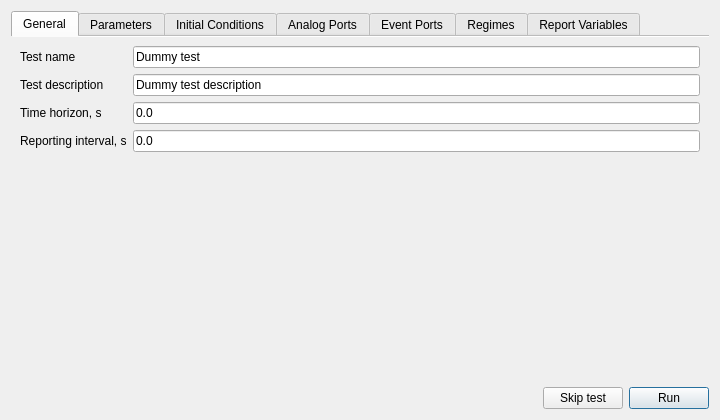
<?xml version="1.0" encoding="UTF-8"?>
<ui version="4.0">
 <class>ninemlTester</class>
 <widget class="QDialog" name="ninemlTester">
  <property name="geometry">
   <rect>
    <x>0</x>
    <y>0</y>
    <width>720</width>
    <height>420</height>
   </rect>
  </property>
  <property name="windowTitle">
   <string>NineML Component Tester</string>
  </property>
  <layout class="QVBoxLayout" name="verticalLayout_5">
   <item>
    <widget class="QTabWidget" name="tabWidget">
     <property name="tabPosition">
      <enum>QTabWidget::North</enum>
     </property>
     <property name="tabShape">
      <enum>QTabWidget::Rounded</enum>
     </property>
     <property name="currentIndex">
      <number>0</number>
     </property>
     <property name="documentMode">
      <bool>true</bool>
     </property>
     <widget class="QWidget" name="tab_1">
      <attribute name="title">
       <string>General</string>
      </attribute>
      <layout class="QVBoxLayout" name="verticalLayout_6">
       <item>
        <layout class="QFormLayout" name="formLayout">
         <property name="fieldGrowthPolicy">
          <enum>QFormLayout::AllNonFixedFieldsGrow</enum>
         </property>
         <item row="2" column="0">
          <widget class="QLabel" name="timeHorizonLabel">
           <property name="text">
            <string>Time horizon, s</string>
           </property>
          </widget>
         </item>
         <item row="2" column="1">
          <widget class="QLineEdit" name="timeHorizonSLineEdit">
           <property name="inputMask">
            <string/>
           </property>
           <property name="text">
            <string>0.0</string>
           </property>
          </widget>
         </item>
         <item row="3" column="0">
          <widget class="QLabel" name="reportingIntervalLabel">
           <property name="text">
            <string>Reporting interval, s</string>
           </property>
          </widget>
         </item>
         <item row="3" column="1">
          <widget class="QLineEdit" name="reportingIntervalSLineEdit">
           <property name="text">
            <string>0.0</string>
           </property>
          </widget>
         </item>
         <item row="0" column="0">
          <widget class="QLabel" name="testNameLabel">
           <property name="text">
            <string>Test name</string>
           </property>
          </widget>
         </item>
         <item row="0" column="1">
          <widget class="QLineEdit" name="testNameLineEdit">
           <property name="text">
            <string>Dummy test</string>
           </property>
          </widget>
         </item>
         <item row="1" column="0">
          <widget class="QLabel" name="testDescriptionLabel">
           <property name="text">
            <string>Test description</string>
           </property>
          </widget>
         </item>
         <item row="1" column="1">
          <widget class="QLineEdit" name="testDescriptionLineEdit">
           <property name="text">
            <string>Dummy test description</string>
           </property>
          </widget>
         </item>
        </layout>
       </item>
      </layout>
     </widget>
     <widget class="QWidget" name="tab_2">
      <attribute name="title">
       <string>Parameters</string>
      </attribute>
      <layout class="QVBoxLayout" name="verticalLayout_4">
       <item>
        <widget class="QTreeWidget" name="treeParameters">
         <property name="alternatingRowColors">
          <bool>true</bool>
         </property>
         <attribute name="headerDefaultSectionSize">
          <number>300</number>
         </attribute>
         <attribute name="headerMinimumSectionSize">
          <number>100</number>
         </attribute>
         <attribute name="headerDefaultSectionSize">
          <number>300</number>
         </attribute>
         <attribute name="headerMinimumSectionSize">
          <number>100</number>
         </attribute>
         <column>
          <property name="text">
           <string>Name</string>
          </property>
         </column>
         <column>
          <property name="text">
           <string>Value</string>
          </property>
         </column>
        </widget>
       </item>
      </layout>
     </widget>
     <widget class="QWidget" name="tab_3">
      <attribute name="title">
       <string>Initial Conditions</string>
      </attribute>
      <layout class="QVBoxLayout" name="verticalLayout_3">
       <item>
        <widget class="QTreeWidget" name="treeInitialConditions">
         <property name="alternatingRowColors">
          <bool>true</bool>
         </property>
         <attribute name="headerDefaultSectionSize">
          <number>300</number>
         </attribute>
         <attribute name="headerMinimumSectionSize">
          <number>100</number>
         </attribute>
         <attribute name="headerDefaultSectionSize">
          <number>300</number>
         </attribute>
         <attribute name="headerMinimumSectionSize">
          <number>100</number>
         </attribute>
         <column>
          <property name="text">
           <string>Name</string>
          </property>
         </column>
         <column>
          <property name="text">
           <string>Value</string>
          </property>
         </column>
        </widget>
       </item>
      </layout>
     </widget>
     <widget class="QWidget" name="tab_4">
      <attribute name="title">
       <string>Analog Ports</string>
      </attribute>
      <layout class="QVBoxLayout" name="verticalLayout_2">
       <item>
        <widget class="QTreeWidget" name="treeAnalogPorts">
         <property name="editTriggers">
          <set>QAbstractItemView::NoEditTriggers</set>
         </property>
         <property name="alternatingRowColors">
          <bool>true</bool>
         </property>
         <attribute name="headerDefaultSectionSize">
          <number>300</number>
         </attribute>
         <attribute name="headerMinimumSectionSize">
          <number>100</number>
         </attribute>
         <attribute name="headerDefaultSectionSize">
          <number>300</number>
         </attribute>
         <attribute name="headerMinimumSectionSize">
          <number>100</number>
         </attribute>
         <column>
          <property name="text">
           <string>Name</string>
          </property>
         </column>
         <column>
          <property name="text">
           <string>Value</string>
          </property>
         </column>
        </widget>
       </item>
      </layout>
     </widget>
     <widget class="QWidget" name="tab_6">
      <property name="enabled">
       <bool>true</bool>
      </property>
      <attribute name="title">
       <string>Event Ports</string>
      </attribute>
      <layout class="QVBoxLayout" name="verticalLayout">
       <item>
        <widget class="QTreeWidget" name="treeEventPorts">
         <property name="editTriggers">
          <set>QAbstractItemView::NoEditTriggers</set>
         </property>
         <property name="alternatingRowColors">
          <bool>true</bool>
         </property>
         <attribute name="headerDefaultSectionSize">
          <number>300</number>
         </attribute>
         <attribute name="headerMinimumSectionSize">
          <number>100</number>
         </attribute>
         <attribute name="headerDefaultSectionSize">
          <number>300</number>
         </attribute>
         <attribute name="headerMinimumSectionSize">
          <number>100</number>
         </attribute>
         <column>
          <property name="text">
           <string>Name</string>
          </property>
         </column>
         <column>
          <property name="text">
           <string>Value</string>
          </property>
         </column>
        </widget>
       </item>
      </layout>
     </widget>
     <widget class="QWidget" name="tab_5">
      <attribute name="title">
       <string>Regimes</string>
      </attribute>
      <layout class="QVBoxLayout" name="verticalLayout_7">
       <item>
        <widget class="QTreeWidget" name="treeRegimes">
         <property name="editTriggers">
          <set>QAbstractItemView::NoEditTriggers</set>
         </property>
         <property name="alternatingRowColors">
          <bool>true</bool>
         </property>
         <attribute name="headerDefaultSectionSize">
          <number>300</number>
         </attribute>
         <attribute name="headerMinimumSectionSize">
          <number>100</number>
         </attribute>
         <attribute name="headerDefaultSectionSize">
          <number>300</number>
         </attribute>
         <attribute name="headerMinimumSectionSize">
          <number>100</number>
         </attribute>
         <column>
          <property name="text">
           <string>Name</string>
          </property>
         </column>
         <column>
          <property name="text">
           <string>Value</string>
          </property>
         </column>
        </widget>
       </item>
      </layout>
     </widget>
     <widget class="QWidget" name="tab_7">
      <attribute name="title">
       <string>Report Variables</string>
      </attribute>
      <layout class="QVBoxLayout" name="verticalLayout_8">
       <item>
        <widget class="QTreeWidget" name="treeResultsVariables">
         <property name="alternatingRowColors">
          <bool>true</bool>
         </property>
         <property name="columnCount">
          <number>1</number>
         </property>
         <attribute name="headerVisible">
          <bool>false</bool>
         </attribute>
         <attribute name="headerDefaultSectionSize">
          <number>300</number>
         </attribute>
         <attribute name="headerMinimumSectionSize">
          <number>100</number>
         </attribute>
         <attribute name="headerDefaultSectionSize">
          <number>300</number>
         </attribute>
         <attribute name="headerVisible">
          <bool>false</bool>
         </attribute>
         <attribute name="headerMinimumSectionSize">
          <number>100</number>
         </attribute>
         <column>
          <property name="text">
           <string>Name</string>
          </property>
         </column>
        </widget>
       </item>
      </layout>
     </widget>
    </widget>
   </item>
   <item>
    <layout class="QHBoxLayout" name="horizontalLayout_2">
     <item>
      <spacer name="horizontalSpacer">
       <property name="orientation">
        <enum>Qt::Horizontal</enum>
       </property>
       <property name="sizeHint" stdset="0">
        <size>
         <width>40</width>
         <height>20</height>
        </size>
       </property>
      </spacer>
     </item>
     <item>
      <widget class="QPushButton" name="buttonCancel">
       <property name="text">
        <string>Skip test</string>
       </property>
      </widget>
     </item>
     <item>
      <widget class="QPushButton" name="buttonOk">
       <property name="text">
        <string>Run</string>
       </property>
       <property name="default">
        <bool>true</bool>
       </property>
      </widget>
     </item>
    </layout>
   </item>
  </layout>
 </widget>
 <resources/>
 <connections/>
</ui>
